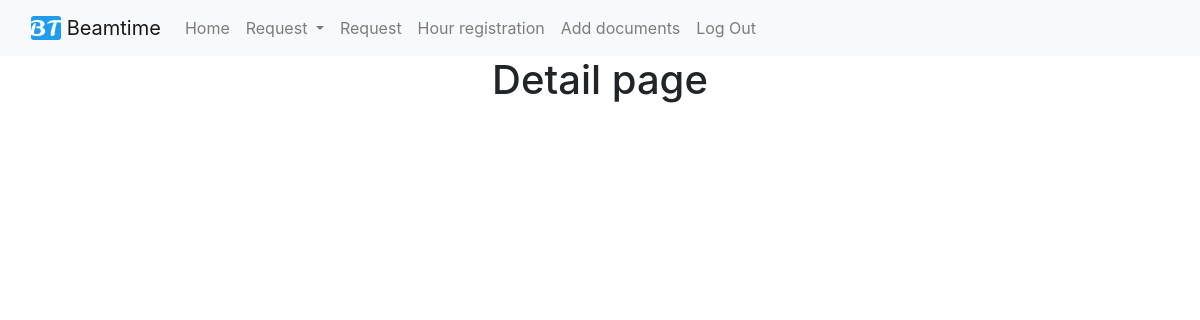
Before: /beamrequest/PACtest2/detail/ (signed in) with the older database file.
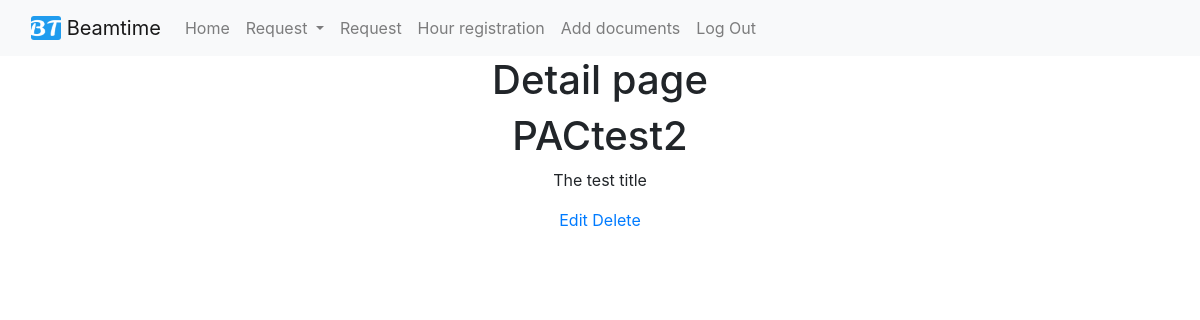
After: the same page with the newer database file.
### beamrequest/models.py (models this page shows, shortened)
class CreateBeamRequestModel(models.Model):
	SELECT		= 'Select'
	REQUEST		= 'Request'
	TENTATIVE	= 'Tentavive'
	ACCEPTED	= 'Accepted'
	CONFIRMED	= 'Confirmed'
	CANCELLED	= 'Cancelled'
	COMPLETED	= 'Completed'
	QUEUED		= 'Queued'
	STATUS_CHOICES = [
		(SELECT, ('Select an option')),
		(REQUEST, ('Request')),
		(TENTATIVE, ('Tentative')),
		(ACCEPTED,  ('Accepted')),
		(CONFIRMED, ('Confirmed')),
		(CANCELLED, ('Cancelled')),
		(COMPLETED, ('Completed')),
		(QUEUED, ('Queued')),
	]
	DIFBEAMS_CHOICES = [tuple([x,x]) for x in range(1,5)]
	SHIFTS_CHOICES = [tuple([x,x]) for x in range(1,17)]
	Project_Code = models.CharField(unique=True, max_length=20, blank = True)
	Pac_Rate = models.CharField(max_length=10, blank = True)
	Partrec_Contact_Name = models.CharField(max_length=50, blank = True)
	Partrec_Contact_Email = models.EmailField(blank = True)
	Previous_Experiment = models.CharField(max_length=200, blank = True)
	Status = models.CharField(max_length=25, choices=STATUS_CHOICES, default='SELECT')
	Project_Title = models.CharField(max_length=100, blank = True)
	Spokesperson_Name = models.CharField(max_length=50, blank = True)
	Spokesperson_Adress = models.CharField(max_length=50, blank = True)
	Spokesperson_Phonenumber = models.CharField(max_length=20, blank = True)
	Spokesperson_Email = models.EmailField(blank = True)
	Collaborator_Name = models.TextField(blank = True)
	Collaborator_Nationality = models.TextField(blank = True)
	Collaborator_Home_Institute = models.TextField(blank = True)
	Different_Beams = models.IntegerField(choices=DIFBEAMS_CHOICES, default='1')
	Shifts = models.IntegerField(choices=SHIFTS_CHOICES, default='1')
	Ion_Species = models.ForeignKey(IonSpecies, on_delete=models.CASCADE)
	Energy = ChainedForeignKey(Energys, chained_field="Ion_Species", chained_model_field="Ion_Species",	show_all=False,	auto_choose=True)
	Flux = models.CharField(max_length=50, blank = True, null = True)
	Start_Date = models.DateTimeField(blank = True, null=True)
	End_Date = models.DateTimeField(blank = True, null=True)
	Requiered_Equipment = models.TextField(blank = True)
	Special_Requirements = models.TextField(blank = True)
	Special_Safety_Procedures = models.TextField(blank = True)
	Lab_Support_Requirements = models.TextField(blank = True)
	Funded = models.CharField(max_length=20, blank = True)
	Summary = models.TextField(blank = True)

### beamrequest/views.py (the view)
# urls.py: path('<str:Project_Code>/detail/', beam_request_detail_page, name='detail'),
@staff_member_required
def beam_request_detail_page(request, Project_Code):
    page_title = 'Detail page'
    qs = CreateBeamRequestModel.objects.filter(Project_Code = Project_Code)
    template_name = 'beam_request_detail.html'
    context = {'title': page_title, 'object_list': qs}
    return render(request, template_name, context)

### templates/beam_request_detail.html
{% extends "base.html" %}
{% block content %}
{% for object in object_list %}
<h1>{{ object.Project_Code }}</h1>
<p>{{ object.Project_Title }}</p>
		<a href='/beamrequest/{{object.Project_Code}}/update/'>Edit</a>
		<a href='/beamrequest/{{object.Project_Code}}/delete/'>Delete</a>
{% endfor %}
{% endblock %}

### templates/base.html (shortened to what this page needs)
<!doctype html>
{% load static %}
<html lang="en">
  <head>
    {% load bootstrap4 %}
    {% bootstrap_css %}
<link href="https://cdnjs.cloudflare.com/ajax/libs/bootstrap-datetimepicker/4.17.47/css/bootstrap-datetimepicker.css" type="text/css" media="all" rel="stylesheet">
<link href="/static/bootstrap_datepicker_plus/css/datepicker-widget.css" type="text/css" media="all" rel="stylesheet">
    <link rel="stylesheet" type="text/css" href="{% static '/css/style.css' %}" media="screen"/>
  </head>
  <body>
    {% include 'navbar_main.html' %}
  	<div class='container-fluid'>
  		<div class='row'>
  			<div class='col-6 mx-auto'>
    			<center>
			<h1>{{title}}</h1>
			{% block content %}
			{% endblock %}
			</center>
    		</div>
		</div>
	</div>
  </body>
</html>

### templates/navbar_main.html (shortened to what this page needs)
{% load static %}
<nav class="navbar navbar-expand-lg navbar-light bg-light">
  <div class="container-fluid">
    <a class="navbar-brand">
     <img src="{% static '/img/favicon.ico' %}" alt="" width="30" height="24" class="d-inline-block align-text-top">
     Beamtime
    </a>
    <div class="collapse navbar-collapse" id="navbarSupportedContent">
      <ul class="navbar-nav me-auto mb-2 mb-lg-0">
        <li class="nav-item">
          <a class="nav-link" href="/">Home</a>
        </li>
        {% if user.is_authenticated %}
         <li class="nav-item dropdown">
          <a class="nav-link dropdown-toggle" href="/" id="navbarDropdownMenuLink" role="button" data-bs-toggle="dropdown" aria-expanded="false">
            Request
          </a>
         </li>
         <li class="nav-item">
          <a class="nav-link" href="beamrequest/create/">Request</a>
         </li>
         <li class="nav-item">
          <a class="nav-link" href="">Hour registration</a>
         </li>
         <li class="nav-item">
          <a class="nav-link" href="">Add documents</a>
         </li>
         <li class="nav-item">
          <a class="nav-link" href="{% url 'logout' %}">Log Out</a>
         </li>
        {% else %}
         <li class="nav-item">
          <a class="nav-link" href="{% url 'login' %}">Log In</a>
         </li>
        {% endif %}
    </div>
  </div>
</nav>

Changed rows visible on the page:
now on this page (row edited): CreateBeamRequestModel: Project_Code "PACtest2", Project_Title "The test title"
